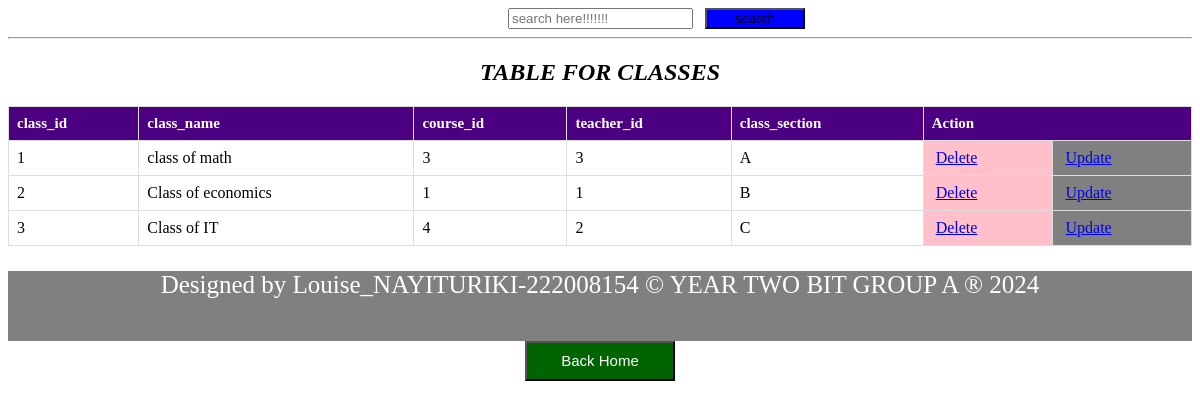
/phpcat/classestable.php, run on the app's committed database.
### tables this page shows
CREATE TABLE `classes` (
  `class_id` int(11) NOT NULL,
  `class_name` varchar(50) DEFAULT NULL,
  `course_id` int(11) DEFAULT NULL,
  `teacher_id` int(11) DEFAULT NULL,
  `class_section` varchar(20) DEFAULT NULL
);

### phpcat/classestable.php (the view, shortened to what this page needs)
<!DOCTYPE html>
<html>
<head>
</head>
<body>
<div style="margin-left: 500px;"><form action="search.php" method="GET">
      <input type="search" name="query" placeholder="search here!!!!!!!">&nbsp;&nbsp;&nbsp;<button type="submit" style="background-color: blue;width: 100px;">search</button>
    </form></div>
<hr>
    <center>
    <h2><i> TABLE FOR CLASSES</h2></i></center>
    <table>
        <tr>
            <th>class_id</th>
            <th>class_name</th>
            <th>course_id</th>
            <th>teacher_id</th>
            <th>class_section</th>
            <th colspan="2">Action</th>
        </tr>
        <?php
include('databaseconnection.php');
        $sql = "SELECT * FROM classes";
        $result = $connection->query($sql);
        if ($result->num_rows > 0) {
            while ($row = $result->fetch_assoc()) {
                $pid = $row['class_id'];
                echo "<tr>
                    <td>" . $row['class_id'] . "</td>
                    <td>" . $row['class_name'] . "</td>
                    <td>" . $row['course_id'] . "</td>
                    <td>" . $row['teacher_id'] . "</td>
                    <td>" . $row['class_section'] . "</td>
                    <td style='background-color:pink'><a style='padding:4px' href='deleteclass.php?id=$pid'>Delete</a></td>
                    <td style='background-color:grey'><a style='padding:4px' href='updateclass.php?id=$pid'>Update</a></td>
                </tr>";
            }
        } else {
            echo "<tr><td colspan='6'>No data found</td></tr>";
        }
        ?>
    </table>
</body>
<div><footer style="background-color:grey;text-align: center;width:100%;height:70px; color: white;font-size: 25px;"><p> Designed by Louise_NAYITURIKI-222008154 &copy YEAR TWO BIT GROUP A &reg 2024</p></footer></div>
<center>
    <button style="background-color: darkgreen; width: 150px;height: 40px;" ><a href="home.html" style=" font-size: 15px;color: white;text-decoration: none" >Back Home</a></button>
</center>
</body>
</body>
</html>

### phpcat/classestable.php (style rules this page uses)
table { width: 100%; border-collapse: collapse; }
th, td { border: 1px solid #ddd; padding: 8px; text-align: left; }
th { background-color: indigo; color: white; font-size: 15px; }

### data on the page
classes: class_id "1", class_name "class of math", course "3", teacher "3", class_section "A"
classes: class_id "2", class_name "Class of economics", course "1", teacher "1", class_section "B"
classes: class_id "3", class_name "Class of IT", course "4", teacher "2", class_section "C"
